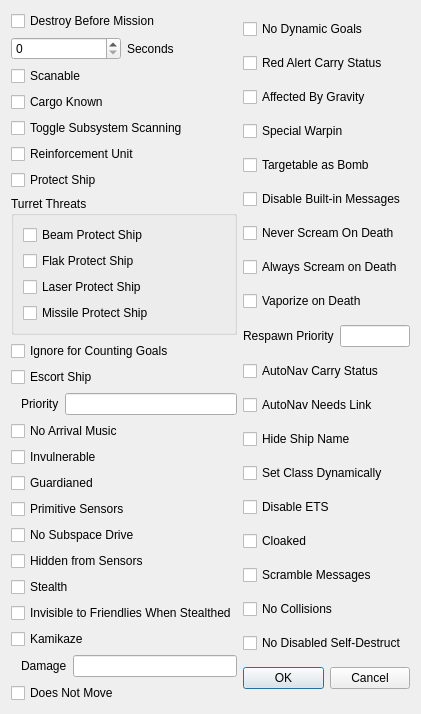
<?xml version="1.0" encoding="UTF-8"?>
<ui version="4.0">
 <class>fso::fred::dialogs::ShipFlagsDialog</class>
 <widget class="QDialog" name="fso::fred::dialogs::ShipFlagsDialog">
  <property name="geometry">
   <rect>
    <x>0</x>
    <y>0</y>
    <width>421</width>
    <height>664</height>
   </rect>
  </property>
  <property name="windowTitle">
   <string>Additional Ship Properties</string>
  </property>
  <layout class="QHBoxLayout" name="horizontalLayout">
   <item>
    <layout class="QVBoxLayout" name="ColumnOneLayout">
     <item>
      <widget class="fso::fred::ShipFlagCheckbox" name="destroyBeforeMissionCheckbox">
       <property name="text">
        <string>Destroy Before Mission</string>
       </property>
       <property name="tristate">
        <bool>true</bool>
       </property>
      </widget>
     </item>
     <item>
      <layout class="QHBoxLayout" name="destroySecondsLayout">
       <item>
        <widget class="QSpinBox" name="destroySecondsSpinBox"/>
       </item>
       <item>
        <widget class="QLabel" name="destroySecondsLabel">
         <property name="text">
          <string>Seconds</string>
         </property>
        </widget>
       </item>
      </layout>
     </item>
     <item>
      <widget class="fso::fred::ShipFlagCheckbox" name="scanableCheckbox">
       <property name="text">
        <string>Scanable</string>
       </property>
       <property name="tristate">
        <bool>true</bool>
       </property>
      </widget>
     </item>
     <item>
      <widget class="fso::fred::ShipFlagCheckbox" name="cargoKnownCheckbox">
       <property name="text">
        <string>Cargo Known</string>
       </property>
       <property name="tristate">
        <bool>true</bool>
       </property>
      </widget>
     </item>
     <item>
      <widget class="fso::fred::ShipFlagCheckbox" name="toggleSubsytemScanningCheckbox">
       <property name="text">
        <string>Toggle Subsystem Scanning</string>
       </property>
       <property name="tristate">
        <bool>true</bool>
       </property>
      </widget>
     </item>
     <item>
      <widget class="fso::fred::ShipFlagCheckbox" name="reinforcementUnitCheckbox">
       <property name="text">
        <string>Reinforcement Unit</string>
       </property>
       <property name="tristate">
        <bool>true</bool>
       </property>
      </widget>
     </item>
     <item>
      <widget class="fso::fred::ShipFlagCheckbox" name="protectShipCheckbox">
       <property name="text">
        <string>Protect Ship</string>
       </property>
       <property name="tristate">
        <bool>true</bool>
       </property>
      </widget>
     </item>
     <item>
      <widget class="QGroupBox" name="turretThreatsgroupBox">
       <property name="title">
        <string>Turret Threats</string>
       </property>
       <layout class="QVBoxLayout" name="verticalLayout_2">
        <item>
         <widget class="QCheckBox" name="beamProtectCheckbox">
          <property name="text">
           <string>Beam Protect Ship</string>
          </property>
         </widget>
        </item>
        <item>
         <widget class="QCheckBox" name="flakProtectCheckbox">
          <property name="text">
           <string>Flak Protect Ship</string>
          </property>
         </widget>
        </item>
        <item>
         <widget class="QCheckBox" name="lasetProtectCheckbox">
          <property name="text">
           <string>Laser Protect Ship</string>
          </property>
         </widget>
        </item>
        <item>
         <widget class="QCheckBox" name="missileProtectCheckbox">
          <property name="text">
           <string>Missile Protect Ship</string>
          </property>
         </widget>
        </item>
       </layout>
      </widget>
     </item>
     <item>
      <widget class="fso::fred::ShipFlagCheckbox" name="ignoreForGoalsCheckbox">
       <property name="text">
        <string>Ignore for Counting Goals</string>
       </property>
       <property name="tristate">
        <bool>true</bool>
       </property>
      </widget>
     </item>
     <item>
      <widget class="fso::fred::ShipFlagCheckbox" name="escortShipCheckbox">
       <property name="text">
        <string>Escort Ship</string>
       </property>
       <property name="tristate">
        <bool>true</bool>
       </property>
      </widget>
     </item>
     <item>
      <layout class="QHBoxLayout" name="escortLayout">
       <item>
        <spacer name="escortSpacer">
         <property name="orientation">
          <enum>Qt::Horizontal</enum>
         </property>
         <property name="sizeType">
          <enum>QSizePolicy::Minimum</enum>
         </property>
         <property name="sizeHint" stdset="0">
          <size>
           <width>10</width>
           <height>20</height>
          </size>
         </property>
        </spacer>
       </item>
       <item>
        <widget class="QLabel" name="escortLabel">
         <property name="text">
          <string>Priority</string>
         </property>
        </widget>
       </item>
       <item>
        <widget class="QLineEdit" name="escortPriorityEdit"/>
       </item>
      </layout>
     </item>
     <item>
      <widget class="fso::fred::ShipFlagCheckbox" name="noArrivalMusicCheckBox">
       <property name="text">
        <string>No Arrival Music</string>
       </property>
       <property name="tristate">
        <bool>true</bool>
       </property>
      </widget>
     </item>
     <item>
      <widget class="fso::fred::ShipFlagCheckbox" name="invulnerableCheckbox">
       <property name="text">
        <string>Invulnerable</string>
       </property>
       <property name="tristate">
        <bool>true</bool>
       </property>
      </widget>
     </item>
     <item>
      <widget class="fso::fred::ShipFlagCheckbox" name="guardianedCheckbox">
       <property name="text">
        <string>Guardianed</string>
       </property>
       <property name="tristate">
        <bool>true</bool>
       </property>
      </widget>
     </item>
     <item>
      <widget class="fso::fred::ShipFlagCheckbox" name="primitiveCheckbox">
       <property name="text">
        <string>Primitive Sensors</string>
       </property>
       <property name="tristate">
        <bool>true</bool>
       </property>
      </widget>
     </item>
     <item>
      <widget class="fso::fred::ShipFlagCheckbox" name="noSubspaceDriveCheckbox">
       <property name="text">
        <string>No Subspace Drive</string>
       </property>
       <property name="tristate">
        <bool>true</bool>
       </property>
      </widget>
     </item>
     <item>
      <widget class="fso::fred::ShipFlagCheckbox" name="hiddenFromSensorsCheckbox">
       <property name="text">
        <string>Hidden from Sensors</string>
       </property>
       <property name="tristate">
        <bool>true</bool>
       </property>
      </widget>
     </item>
     <item>
      <widget class="fso::fred::ShipFlagCheckbox" name="stealthCheckbox">
       <property name="text">
        <string>Stealth</string>
       </property>
       <property name="tristate">
        <bool>true</bool>
       </property>
      </widget>
     </item>
     <item>
      <widget class="fso::fred::ShipFlagCheckbox" name="friendlyStealthCheckbox">
       <property name="text">
        <string>Invisible to Friendlies When Stealthed</string>
       </property>
       <property name="tristate">
        <bool>true</bool>
       </property>
      </widget>
     </item>
     <item>
      <widget class="fso::fred::ShipFlagCheckbox" name="kamikazeCheckbox">
       <property name="text">
        <string>Kamikaze</string>
       </property>
       <property name="tristate">
        <bool>true</bool>
       </property>
      </widget>
     </item>
     <item>
      <layout class="QHBoxLayout" name="kamikazeLayout">
       <item>
        <spacer name="kamikazeSpacer">
         <property name="orientation">
          <enum>Qt::Horizontal</enum>
         </property>
         <property name="sizeType">
          <enum>QSizePolicy::Minimum</enum>
         </property>
         <property name="sizeHint" stdset="0">
          <size>
           <width>10</width>
           <height>20</height>
          </size>
         </property>
        </spacer>
       </item>
       <item>
        <widget class="QLabel" name="kamikazeLabel">
         <property name="text">
          <string>Damage</string>
         </property>
        </widget>
       </item>
       <item>
        <widget class="QLineEdit" name="kamikazeDamageEdit"/>
       </item>
      </layout>
     </item>
     <item>
      <widget class="fso::fred::ShipFlagCheckbox" name="noMoveCheckbox">
       <property name="text">
        <string>Does Not Move</string>
       </property>
       <property name="tristate">
        <bool>true</bool>
       </property>
      </widget>
     </item>
    </layout>
   </item>
   <item>
    <layout class="QVBoxLayout" name="columnTwo" stretch="0,0,0,0,0,0,0,0,0,0,0,0,0,0,0,0,0,0,0,1">
     <item>
      <widget class="fso::fred::ShipFlagCheckbox" name="noDynamicGoalsCheckbox">
       <property name="text">
        <string>No Dynamic Goals</string>
       </property>
       <property name="tristate">
        <bool>true</bool>
       </property>
      </widget>
     </item>
     <item>
      <widget class="fso::fred::ShipFlagCheckbox" name="redAlertCheckbox">
       <property name="text">
        <string>Red Alert Carry Status</string>
       </property>
       <property name="tristate">
        <bool>true</bool>
       </property>
      </widget>
     </item>
     <item>
      <widget class="fso::fred::ShipFlagCheckbox" name="gravityCheckbox">
       <property name="text">
        <string>Affected By Gravity</string>
       </property>
       <property name="tristate">
        <bool>true</bool>
       </property>
      </widget>
     </item>
     <item>
      <widget class="fso::fred::ShipFlagCheckbox" name="specialWarpinCheckbox">
       <property name="text">
        <string>Special Warpin</string>
       </property>
       <property name="tristate">
        <bool>true</bool>
       </property>
      </widget>
     </item>
     <item>
      <widget class="fso::fred::ShipFlagCheckbox" name="targetableAsBombCheckbox">
       <property name="text">
        <string>Targetable as Bomb</string>
       </property>
       <property name="tristate">
        <bool>true</bool>
       </property>
      </widget>
     </item>
     <item>
      <widget class="fso::fred::ShipFlagCheckbox" name="disableBuiltInMessagesCheckbox">
       <property name="text">
        <string>Disable Built-in Messages</string>
       </property>
       <property name="tristate">
        <bool>true</bool>
       </property>
      </widget>
     </item>
     <item>
      <widget class="fso::fred::ShipFlagCheckbox" name="neverScreamCheckbox">
       <property name="text">
        <string>Never Scream On Death</string>
       </property>
       <property name="tristate">
        <bool>true</bool>
       </property>
      </widget>
     </item>
     <item>
      <widget class="fso::fred::ShipFlagCheckbox" name="alwaysScreamCheckbox">
       <property name="text">
        <string>Always Scream on Death</string>
       </property>
       <property name="tristate">
        <bool>true</bool>
       </property>
      </widget>
     </item>
     <item>
      <widget class="fso::fred::ShipFlagCheckbox" name="vaporizeCheckbox">
       <property name="text">
        <string>Vaporize on Death</string>
       </property>
       <property name="tristate">
        <bool>true</bool>
       </property>
      </widget>
     </item>
     <item>
      <layout class="QHBoxLayout" name="respawnPriorityLayout">
       <property name="bottomMargin">
        <number>0</number>
       </property>
       <item>
        <widget class="QLabel" name="respawnPrioritylabel">
         <property name="sizePolicy">
          <sizepolicy hsizetype="Preferred" vsizetype="Fixed">
           <horstretch>0</horstretch>
           <verstretch>0</verstretch>
          </sizepolicy>
         </property>
         <property name="text">
          <string>Respawn Priority</string>
         </property>
        </widget>
       </item>
       <item>
        <widget class="QLineEdit" name="respawnPriorityEdit"/>
       </item>
      </layout>
     </item>
     <item>
      <widget class="fso::fred::ShipFlagCheckbox" name="autoCarryCheckbox">
       <property name="text">
        <string>AutoNav Carry Status</string>
       </property>
       <property name="tristate">
        <bool>true</bool>
       </property>
      </widget>
     </item>
     <item>
      <widget class="fso::fred::ShipFlagCheckbox" name="autoLinkCheckbox">
       <property name="text">
        <string>AutoNav Needs Link</string>
       </property>
       <property name="tristate">
        <bool>true</bool>
       </property>
      </widget>
     </item>
     <item>
      <widget class="fso::fred::ShipFlagCheckbox" name="hideShipNameCheckbox">
       <property name="text">
        <string>Hide Ship Name</string>
       </property>
       <property name="tristate">
        <bool>true</bool>
       </property>
      </widget>
     </item>
     <item>
      <widget class="fso::fred::ShipFlagCheckbox" name="classDynamicCheckbox">
       <property name="text">
        <string>Set Class Dynamically</string>
       </property>
       <property name="tristate">
        <bool>true</bool>
       </property>
      </widget>
     </item>
     <item>
      <widget class="fso::fred::ShipFlagCheckbox" name="disableETSCheckbox">
       <property name="text">
        <string>Disable ETS</string>
       </property>
       <property name="tristate">
        <bool>true</bool>
       </property>
      </widget>
     </item>
     <item>
      <widget class="fso::fred::ShipFlagCheckbox" name="cloakCheckbox">
       <property name="text">
        <string>Cloaked</string>
       </property>
       <property name="tristate">
        <bool>true</bool>
       </property>
      </widget>
     </item>
     <item>
      <widget class="fso::fred::ShipFlagCheckbox" name="scrambleMessagesCheckbox">
       <property name="text">
        <string>Scramble Messages</string>
       </property>
       <property name="tristate">
        <bool>true</bool>
       </property>
      </widget>
     </item>
     <item>
      <widget class="fso::fred::ShipFlagCheckbox" name="noCollideCheckbox">
       <property name="text">
        <string>No Collisions</string>
       </property>
       <property name="tristate">
        <bool>true</bool>
       </property>
      </widget>
     </item>
     <item>
      <widget class="fso::fred::ShipFlagCheckbox" name="noSelfDestructCheckbox">
       <property name="text">
        <string>No Disabled Self-Destruct</string>
       </property>
       <property name="tristate">
        <bool>true</bool>
       </property>
      </widget>
     </item>
     <item>
      <layout class="QHBoxLayout" name="exitLayout">
       <item>
        <widget class="QPushButton" name="okButton">
         <property name="text">
          <string>OK</string>
         </property>
        </widget>
       </item>
       <item>
        <widget class="QPushButton" name="cancelButton">
         <property name="text">
          <string>Cancel</string>
         </property>
        </widget>
       </item>
      </layout>
     </item>
    </layout>
   </item>
  </layout>
 </widget>
 <customwidgets>
  <customwidget>
   <class>fso::fred::ShipFlagCheckbox</class>
   <extends>QCheckBox</extends>
   <header>ui/widgets/ShipFlagCheckbox.h</header>
  </customwidget>
 </customwidgets>
 <resources>
  <include location="../resources/resources.qrc"/>
 </resources>
 <connections>
  <connection>
   <sender>okButton</sender>
   <signal>clicked()</signal>
   <receiver>fso::fred::dialogs::ShipFlagsDialog</receiver>
   <slot>accept()</slot>
   <hints>
    <hint type="sourcelabel">
     <x>278</x>
     <y>565</y>
    </hint>
    <hint type="destinationlabel">
     <x>251</x>
     <y>509</y>
    </hint>
   </hints>
  </connection>
  <connection>
   <sender>cancelButton</sender>
   <signal>clicked()</signal>
   <receiver>fso::fred::dialogs::ShipFlagsDialog</receiver>
   <slot>reject()</slot>
   <hints>
    <hint type="sourcelabel">
     <x>389</x>
     <y>563</y>
    </hint>
    <hint type="destinationlabel">
     <x>375</x>
     <y>515</y>
    </hint>
   </hints>
  </connection>
 </connections>
</ui>
